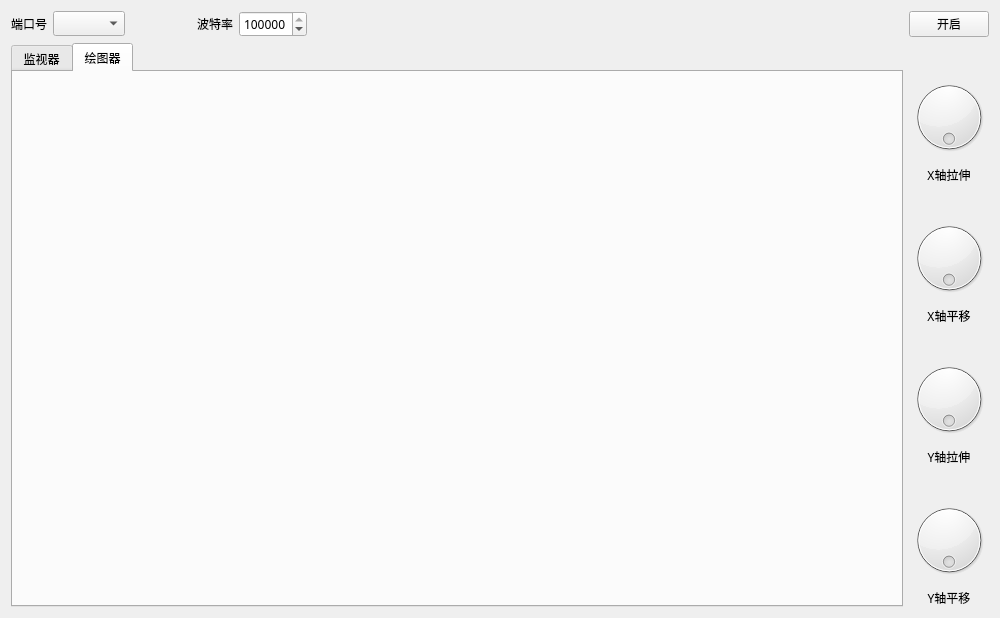
<?xml version="1.0" encoding="UTF-8"?>
<ui version="4.0">
 <class>Monitor</class>
 <widget class="QWidget" name="Monitor">
  <property name="windowModality">
   <enum>Qt::NonModal</enum>
  </property>
  <property name="enabled">
   <bool>true</bool>
  </property>
  <property name="geometry">
   <rect>
    <x>0</x>
    <y>0</y>
    <width>1000</width>
    <height>618</height>
   </rect>
  </property>
  <property name="sizePolicy">
   <sizepolicy hsizetype="Maximum" vsizetype="Maximum">
    <horstretch>0</horstretch>
    <verstretch>0</verstretch>
   </sizepolicy>
  </property>
  <property name="font">
   <font>
    <family>黑体</family>
   </font>
  </property>
  <property name="windowTitle">
   <string>Monitor</string>
  </property>
  <property name="autoFillBackground">
   <bool>true</bool>
  </property>
  <layout class="QGridLayout" name="gridLayout">
   <item row="0" column="0">
    <widget class="QLabel" name="label">
     <property name="text">
      <string>端口号</string>
     </property>
    </widget>
   </item>
   <item row="0" column="1">
    <widget class="QComboBox" name="comboBoxPort"/>
   </item>
   <item row="0" column="2">
    <spacer name="horizontalSpacer_2">
     <property name="orientation">
      <enum>Qt::Horizontal</enum>
     </property>
     <property name="sizeType">
      <enum>QSizePolicy::Fixed</enum>
     </property>
     <property name="sizeHint" stdset="0">
      <size>
       <width>60</width>
       <height>20</height>
      </size>
     </property>
    </spacer>
   </item>
   <item row="0" column="3">
    <widget class="QLabel" name="label_2">
     <property name="text">
      <string>波特率</string>
     </property>
    </widget>
   </item>
   <item row="0" column="4">
    <widget class="QSpinBox" name="spinBoxBaudRate">
     <property name="prefix">
      <string/>
     </property>
     <property name="maximum">
      <number>921600</number>
     </property>
     <property name="value">
      <number>921600</number>
     </property>
     <property name="displayIntegerBase">
      <number>10</number>
     </property>
    </widget>
   </item>
   <item row="0" column="5">
    <spacer name="horizontalSpacer">
     <property name="orientation">
      <enum>Qt::Horizontal</enum>
     </property>
     <property name="sizeHint" stdset="0">
      <size>
       <width>1120</width>
       <height>20</height>
      </size>
     </property>
    </spacer>
   </item>
   <item row="0" column="6">
    <widget class="QPushButton" name="buttonStart">
     <property name="text">
      <string>开启</string>
     </property>
    </widget>
   </item>
   <item row="1" column="0" rowspan="12" colspan="6">
    <widget class="QTabWidget" name="tabWidget">
     <property name="currentIndex">
      <number>1</number>
     </property>
     <widget class="QWidget" name="tabText">
      <attribute name="title">
       <string>监视器</string>
      </attribute>
      <layout class="QGridLayout" name="gridLayout_2">
       <property name="leftMargin">
        <number>0</number>
       </property>
       <property name="topMargin">
        <number>0</number>
       </property>
       <property name="rightMargin">
        <number>0</number>
       </property>
       <property name="bottomMargin">
        <number>0</number>
       </property>
       <item row="0" column="0">
        <widget class="QTextEdit" name="textReceived">
         <property name="sizePolicy">
          <sizepolicy hsizetype="Expanding" vsizetype="Expanding">
           <horstretch>0</horstretch>
           <verstretch>0</verstretch>
          </sizepolicy>
         </property>
         <property name="autoFillBackground">
          <bool>false</bool>
         </property>
         <property name="readOnly">
          <bool>true</bool>
         </property>
        </widget>
       </item>
      </layout>
     </widget>
     <widget class="QWidget" name="tabMonitor">
      <attribute name="title">
       <string>绘图器</string>
      </attribute>
      <layout class="QGridLayout" name="gridLayout_3">
       <property name="leftMargin">
        <number>0</number>
       </property>
       <property name="topMargin">
        <number>0</number>
       </property>
       <property name="rightMargin">
        <number>0</number>
       </property>
       <property name="bottomMargin">
        <number>0</number>
       </property>
       <item row="0" column="0">
        <widget class="Oscilloscope" name="oscilloscope" native="true">
         <property name="sizePolicy">
          <sizepolicy hsizetype="Expanding" vsizetype="Expanding">
           <horstretch>0</horstretch>
           <verstretch>0</verstretch>
          </sizepolicy>
         </property>
        </widget>
       </item>
      </layout>
     </widget>
    </widget>
   </item>
   <item row="1" column="6">
    <spacer name="verticalSpacer">
     <property name="orientation">
      <enum>Qt::Vertical</enum>
     </property>
     <property name="sizeHint" stdset="0">
      <size>
       <width>20</width>
       <height>40</height>
      </size>
     </property>
    </spacer>
   </item>
   <item row="2" column="6">
    <widget class="QDial" name="dialXStrech">
     <property name="wrapping">
      <bool>true</bool>
     </property>
     <property name="notchesVisible">
      <bool>false</bool>
     </property>
    </widget>
   </item>
   <item row="3" column="6">
    <widget class="QLabel" name="label_3">
     <property name="maximumSize">
      <size>
       <width>16777215</width>
       <height>20</height>
      </size>
     </property>
     <property name="text">
      <string>X轴拉伸</string>
     </property>
     <property name="alignment">
      <set>Qt::AlignCenter</set>
     </property>
    </widget>
   </item>
   <item row="4" column="6">
    <spacer name="verticalSpacer_2">
     <property name="orientation">
      <enum>Qt::Vertical</enum>
     </property>
     <property name="sizeHint" stdset="0">
      <size>
       <width>20</width>
       <height>40</height>
      </size>
     </property>
    </spacer>
   </item>
   <item row="5" column="6">
    <widget class="QDial" name="dialXMove">
     <property name="wrapping">
      <bool>true</bool>
     </property>
    </widget>
   </item>
   <item row="6" column="6">
    <widget class="QLabel" name="label_4">
     <property name="maximumSize">
      <size>
       <width>16777215</width>
       <height>20</height>
      </size>
     </property>
     <property name="text">
      <string>X轴平移</string>
     </property>
     <property name="alignment">
      <set>Qt::AlignCenter</set>
     </property>
    </widget>
   </item>
   <item row="7" column="6">
    <spacer name="verticalSpacer_3">
     <property name="orientation">
      <enum>Qt::Vertical</enum>
     </property>
     <property name="sizeHint" stdset="0">
      <size>
       <width>20</width>
       <height>40</height>
      </size>
     </property>
    </spacer>
   </item>
   <item row="8" column="6">
    <widget class="QDial" name="dialYStrech">
     <property name="wrapping">
      <bool>true</bool>
     </property>
    </widget>
   </item>
   <item row="9" column="6">
    <widget class="QLabel" name="label_5">
     <property name="maximumSize">
      <size>
       <width>16777215</width>
       <height>20</height>
      </size>
     </property>
     <property name="text">
      <string>Y轴拉伸</string>
     </property>
     <property name="alignment">
      <set>Qt::AlignCenter</set>
     </property>
    </widget>
   </item>
   <item row="10" column="6">
    <spacer name="verticalSpacer_4">
     <property name="orientation">
      <enum>Qt::Vertical</enum>
     </property>
     <property name="sizeHint" stdset="0">
      <size>
       <width>20</width>
       <height>40</height>
      </size>
     </property>
    </spacer>
   </item>
   <item row="11" column="6">
    <widget class="QDial" name="dialYMove">
     <property name="wrapping">
      <bool>true</bool>
     </property>
     <property name="notchesVisible">
      <bool>false</bool>
     </property>
    </widget>
   </item>
   <item row="12" column="6">
    <widget class="QLabel" name="label_6">
     <property name="maximumSize">
      <size>
       <width>16777215</width>
       <height>20</height>
      </size>
     </property>
     <property name="text">
      <string>Y轴平移</string>
     </property>
     <property name="alignment">
      <set>Qt::AlignCenter</set>
     </property>
    </widget>
   </item>
  </layout>
 </widget>
 <layoutdefault spacing="6" margin="11"/>
 <customwidgets>
  <customwidget>
   <class>Oscilloscope</class>
   <extends>QWidget</extends>
   <header location="global">oscilloscope.h</header>
   <container>1</container>
  </customwidget>
 </customwidgets>
 <resources/>
 <connections/>
</ui>
